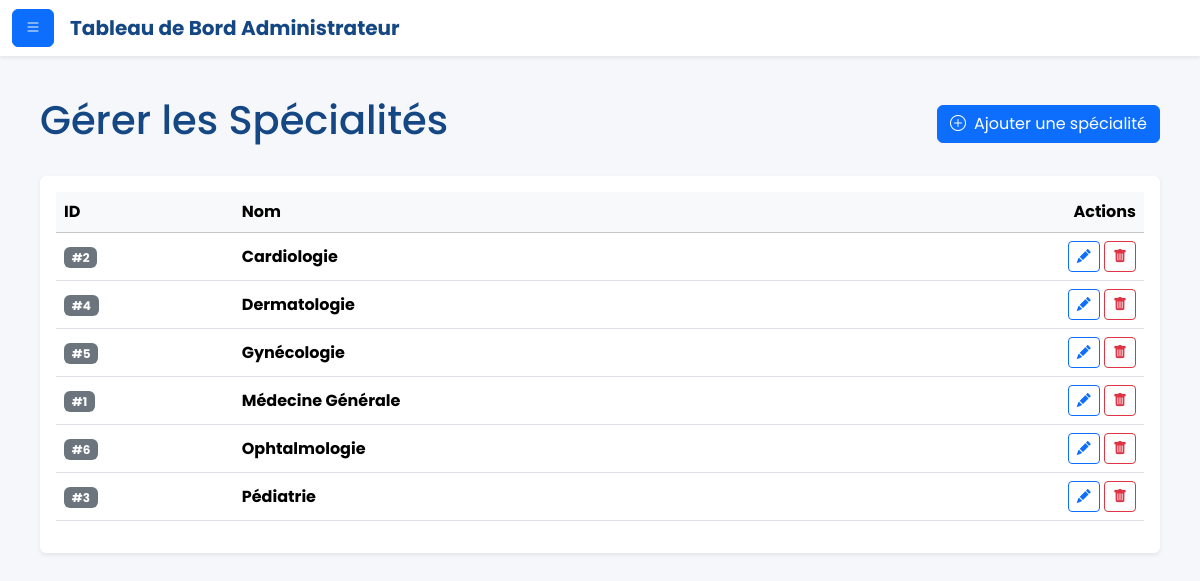
Screenshot of /admin/gerer_specialites.php (signed in) with the database file from the repository.
### tables this page shows
CREATE TABLE `specialites` (
  `id_specialite` int(11) NOT NULL,
  `nom_specialite` varchar(100) NOT NULL
);

### admin/gerer_specialites.php (the view, shortened to what this page needs)
<?php
require_once '../includes/db_connect.php';
$specialites = [];
try {
    $stmt = $pdo->query("SELECT id_specialite, nom_specialite FROM specialites ORDER BY nom_specialite ASC");
    $specialites = $stmt->fetchAll(PDO::FETCH_ASSOC);
} catch (PDOException $e) {
    die("Erreur lors de la récupération des spécialités : " . $e->getMessage());
}
?>
<!DOCTYPE html>
<html lang="fr">
<head>
    <link href="https://cdn.jsdelivr.net/npm/bootstrap@5.3.3/dist/css/bootstrap.min.css" rel="stylesheet">
    <link rel="stylesheet" href="https://cdn.jsdelivr.net/npm/bootstrap-icons@1.11.3/font/bootstrap-icons.min.css">
    <link rel="stylesheet" href="../css/admin_style.css">
</head>
<body>
    <?php
    include 'includes/topbar.php';
    ?>
    <div class="main-content">
        <div class="d-flex justify-content-between align-items-center mb-4">
            <h1 style="color: var(--primary-blue);">Gérer les Spécialités</h1>
            <button class="btn btn-primary" data-bs-toggle="modal" data-bs-target="#ajouterSpecialiteModal"><i class="bi bi-plus-circle me-2"></i>Ajouter une spécialité</button>
        </div>
        <div class="card shadow-sm border-0"><div class="card-body"><div class="table-responsive"><table class="table table-hover align-middle"><thead class="table-light"><tr><th>ID</th><th>Nom</th><th class="text-end">Actions</th></tr></thead><tbody>
        <?php foreach ($specialites as $spe): ?>
        <tr>
            <td><span class="badge bg-secondary">#<?= $spe['id_specialite'] ?></span></td>
            <td><strong><?= htmlspecialchars($spe['nom_specialite']) ?></strong></td>
            <td class="text-end">
                <button class="btn btn-sm btn-outline-primary" data-bs-toggle="modal" data-bs-target="#modifierSpecialiteModal<?= $spe['id_specialite'] ?>"><i class="bi bi-pencil-fill"></i></button>
                <a href="actions/actions_specialites.php?action=supprimer&id=<?= $spe['id_specialite'] ?>" class="btn btn-sm btn-outline-danger" onclick="return confirm('Attention ! Supprimer cette spécialité la retirera de tous les médecins associés. Êtes-vous sûr ?');"><i class="bi bi-trash-fill"></i></a>
            </td>
        </tr>
        <?php endforeach; ?>
        </tbody></table></div></div></div>
    </div>
</body>
</html>

### css/admin_style.css (style rules this page uses)
:root { --primary-blue: #154784; --light-bg: #f5f7fa; --sidebar-width: 280px; --sidebar-collapsed-width: 88px; --font-family: 'Poppins', sans-serif; }
body { background-color: var(--light-bg); font-family: var(--font-family); }
.main-content { width: 100%; padding: 2.5rem; transition: all 0.3s; }

### admin/gerer_specialites.php (style rules this page uses)
:root { --primary-blue: #154784; --secondary-green: #25A795; --light-bg: #f5f7fa; --font-family: 'Poppins', sans-serif; }
body { background-color: var(--light-bg); font-family: var(--font-family); }
.main-content { padding: 2.5rem; }

### rows the page displays
specialites: id_specialite "2", nom_specialite "Cardiologie"
specialites: id_specialite "4", nom_specialite "Dermatologie"
specialites: id_specialite "5", nom_specialite "Gynécologie"
specialites: id_specialite "1", nom_specialite "Médecine Générale"
specialites: id_specialite "6", nom_specialite "Ophtalmologie"
specialites: id_specialite "3", nom_specialite "Pédiatrie"
